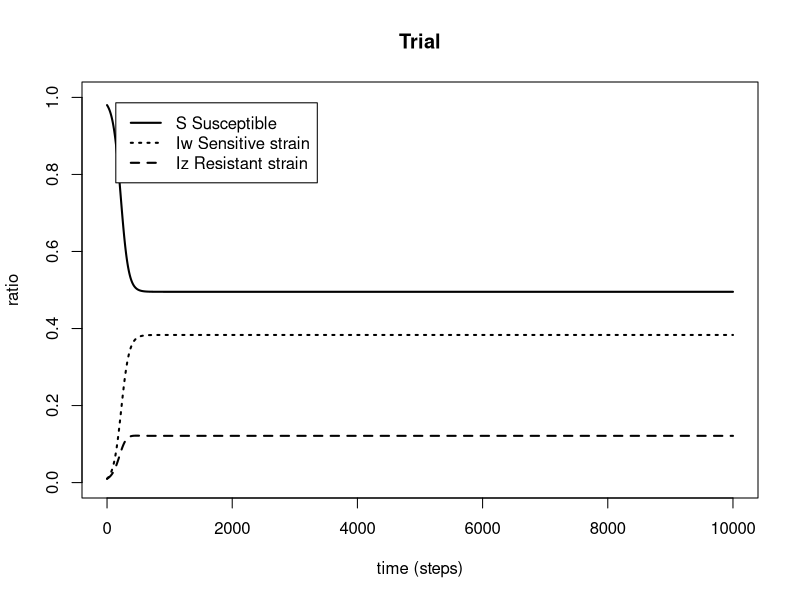
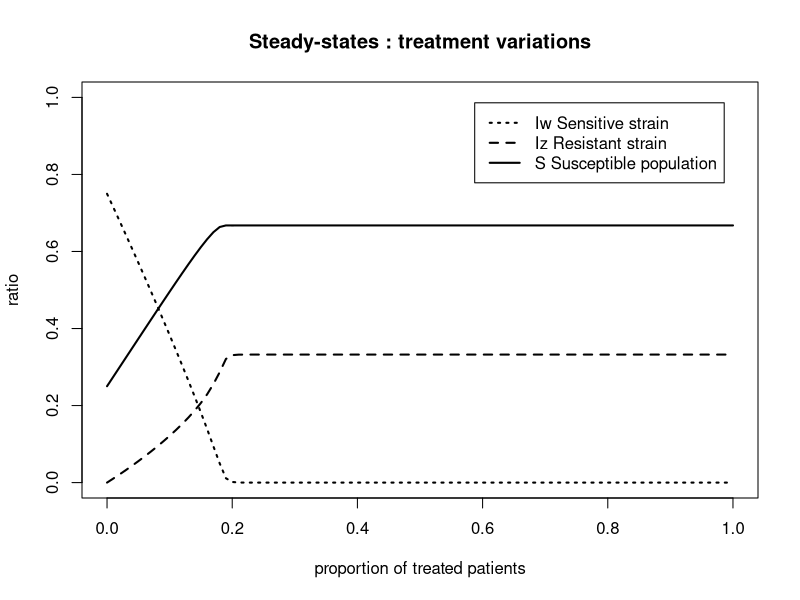
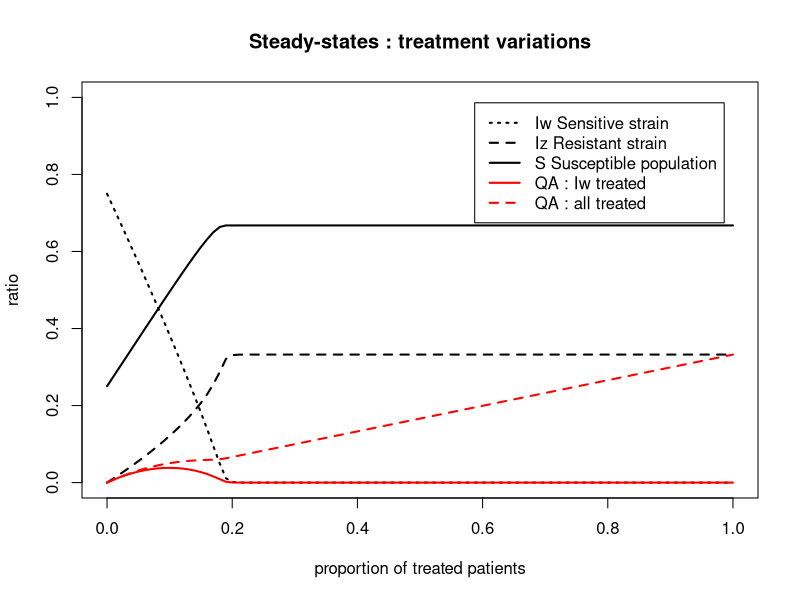
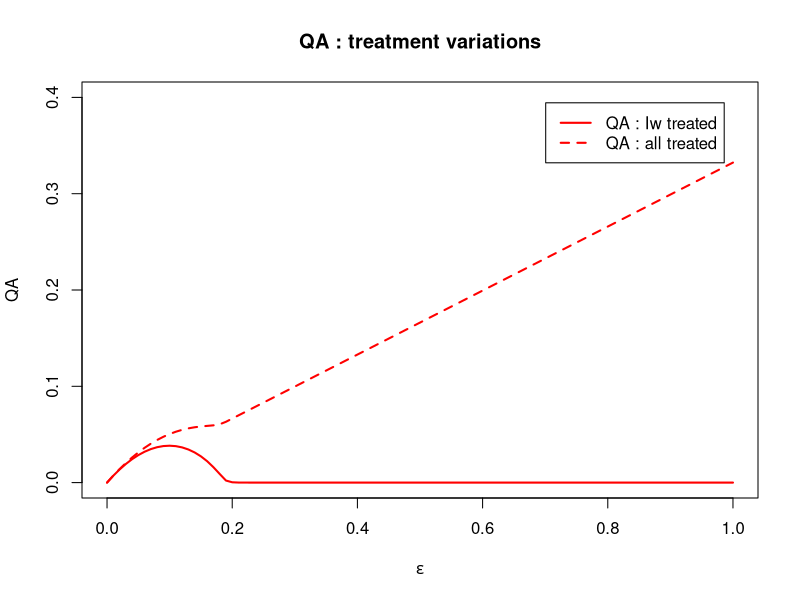
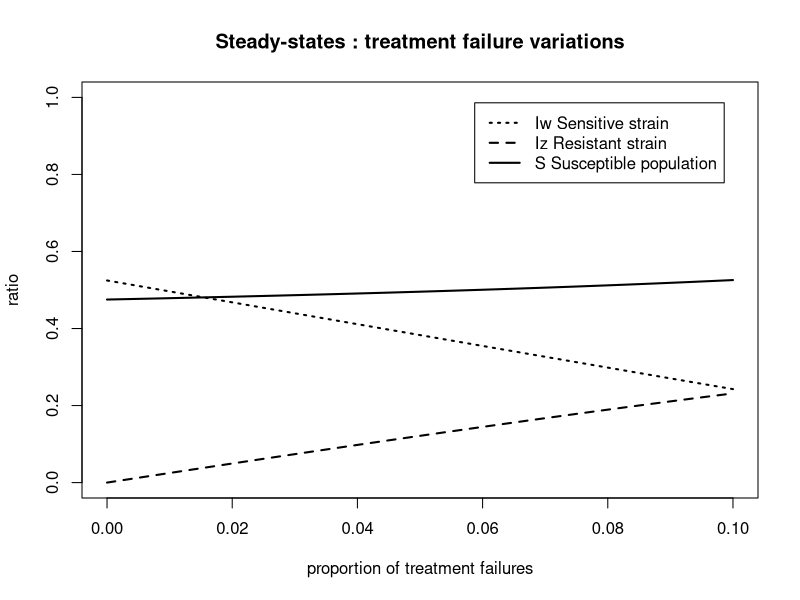

The R script that drew these images, in order:
## ---- chunk 1
library(deSolve)

options("scipen" = 10)
N <- 1
a <- 10000 #time span
m <- 1 #time step

pbeta_w <- 0.04 #transmission parameter of Iw
pbeta_z <- 0.015 #transmission parameter of Iz

pgammaa <- 0.01 #innate recovery rate
pgamma_tilt <- 0.1 #recovery rate of Iw when treated by antibiotics


prho <- 0.05 #probability of clinical failure

peps <- 0.10 #initial value of the ratio of treated patients





prhoi <- seq(0,0.10,by=0.001)
pepsi <- seq(0,1,by=0.01)


prop <- 0.01 



conv_crit <- 0.00001


## ---- chunk 2
parameters <- c(beta_w=pbeta_w, beta_z=pbeta_z, gamma=pgammaa, gamma_prim=pgamma_tilt, eps=peps, rho=prho)

state <- c(S=1-2*prop, Iw=prop, Iz=prop)

times <- seq(0, a, by=m)

SIS=function(times, state, parameters){
  with(as.list(c(state,parameters)),
       {dS = - beta_w*Iw*S - beta_z*Iz*S + gamma*(1-eps)*Iw + gamma_prim*eps*Iw + gamma*Iz
        dIw = beta_w*Iw*S + (1-eps)*beta_w*Iw*Iz - eps*beta_z*Iz*Iw - rho*eps*Iw - gamma*(1-eps)*Iw - gamma_prim*eps*Iw
        dIz = beta_z*Iz*S + eps*beta_z*Iz*Iw + rho*eps*Iw - (1-eps)*beta_w*Iw*Iz - gamma*Iz
        
        list(c(dS, dIw, dIz))
       })
}

out=as.data.frame(
  ode(y=state, times=times, func=SIS, parms=parameters)
)

## ---- chunk 3

plot(times, out$S, main="Trial", xlab="time (steps)", ylab="ratio", ylim=c(0,1), lty=1, lwd=2, type="l")
lines(times, out$Iw, lty=3, lwd=2)
lines(times, out$Iz, lty=2, lwd=2)

legend("topleft" , inset=.05, c("S Susceptible","Iw Sensitive strain", "Iz Resistant strain"), lty=c(1,3,2), lwd=c(2,2,2))
## ---- chunk 4

parameters <- c(beta_w=pbeta_w, beta_z=pbeta_z, gamma=pgammaa, gamma_prim=pgamma_tilt, eps=peps, rho=prho)

state <- c(S=1-2*prop, Iw=prop, Iz=prop)

times <- seq(0, a, by=m)


root_main=function(times, state, parameters){
  dstate <- unlist(SIS(times, state, parameters))
  sum(abs(dstate)) - conv_crit
  }

exploit_param_eps=function(x) {
  parameters[5] <- x
  out <- lsodar(func=SIS, y=state, parms=parameters, times=times, rootfunc=root_main)
  return(tail(out, n=1))
  }

steady_eps <- do.call(rbind, lapply(pepsi, exploit_param_eps))
steady_eps <- unlist(steady_eps)

steady_time_eps <- steady_eps[,1]
steady_S_eps <- steady_eps[,2]
steady_Iw_eps <- steady_eps[,3]
steady_Iz_eps <- steady_eps[,4]
steady_QA_Iw_eps <- steady_Iw_eps*pepsi
steady_QA_Iw_Iz_eps <- (steady_Iw_eps+steady_Iz_eps)*pepsi

## ---- chunk 5

plot(pepsi, steady_Iw_eps, main="Steady-states : treatment variations", xlab="proportion of treated patients", ylab="ratio", ylim=c(0,1), lty=3, lwd=2, type="l")

lines(pepsi, steady_Iz_eps, lty=2, lwd=2)
lines(pepsi, steady_S_eps, lty=1, lwd=2)

legend("topright" , inset=.05, c("Iw Sensitive strain", "Iz Resistant strain", "S Susceptible population"), lty=c(3,2,1), lwd=c(2,2,2))


plot(pepsi, steady_Iw_eps, main="Steady-states : treatment variations", xlab="proportion of treated patients", ylab="ratio", ylim=c(0,1), lty=3, lwd=2, type="l")

lines(pepsi, steady_Iz_eps, lty=2, lwd=2)
lines(pepsi, steady_S_eps, lty=1, lwd=2)
lines(pepsi, steady_QA_Iw_eps, lty=1, lwd=2, col='red')
lines(pepsi, steady_QA_Iw_Iz_eps, lty=2, lwd=2, col='red')

legend("topright" , inset=.05, c("Iw Sensitive strain", "Iz Resistant strain", "S Susceptible population", 'QA : Iw treated', 'QA : all treated' ), lty=c(3,2,1,1,2), lwd=c(2,2,2,2,2), col=c(rep('black',3), rep('red',2)))

## ---- chunk 6

plot(pepsi, steady_QA_Iw_eps, main="QA : treatment variations", xlab=expression(epsilon), ylab="QA", ylim=c(0,0.4), lty=1, lwd=2, type="l", col='red')


lines(pepsi, steady_QA_Iw_Iz_eps, lty=2, lwd=2, col='red')

legend("topright" , inset=.05, c('QA : Iw treated', 'QA : all treated' ), lty=c(1,2), lwd=c(2,2), col=c(rep('red',2)))

## ---- chunk 7

parameters <- c(beta_w=pbeta_w, beta_z=pbeta_z, gamma=pgammaa, gamma_prim=pgamma_tilt, eps=peps, rho=prho)

state <- c(S=1-2*prop, Iw=prop, Iz=prop)

times <- seq(0, a, by=m)


root_main=function(times, state, parameters){
  dstate <- unlist(SIS(times, state, parameters))
  sum(abs(dstate)) - conv_crit
  }

exploit_param_rho=function(x) {
  parameters[6] <- x
  out <- lsodar(func=SIS, y=state, parms=parameters, times=times, rootfunc=root_main)
  return(tail(out, n=1))
  }

steady_rho <- do.call(rbind, lapply(prhoi, exploit_param_rho))
steady_rho <- unlist(steady_rho)

steady_time_rho <- steady_rho[,1]
steady_S_rho <- steady_rho[,2]
steady_Iw_rho <- steady_rho[,3]
steady_Iz_rho <- steady_rho[,4]

## ---- chunk 8
plot(prhoi, steady_Iw_rho, main="Steady-states : treatment failure variations", xlab="proportion of treatment failures", ylab="ratio", ylim=c(0,1), lty=3, lwd=2, type="l")

lines(prhoi, steady_Iz_rho, lty=2, lwd=2)
lines(prhoi, steady_S_rho, lty=1, lwd=2)

legend("topright" , inset=.05, c("Iw Sensitive strain", "Iz Resistant strain", "S Susceptible population" ), lty=c(3,2,1), lwd=c(2,2,2))
